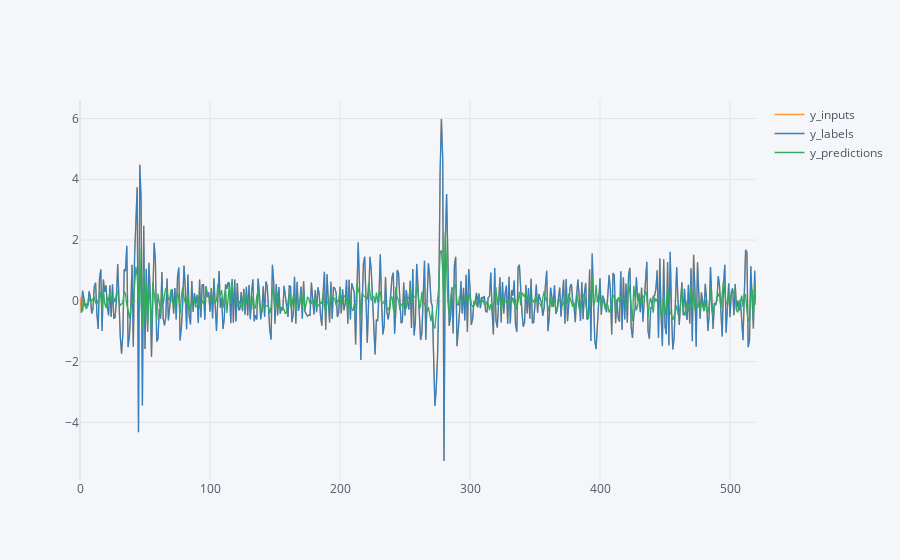

The cell this chart's notebook holds for it:
### Code cell
full_window.iplot(dense, plot_col=target_series_name)

### Figure 1 — Plotly figure (JSON) as saved in the notebook; plotly's stock layout.template omitted (floating-point values rounded to 4 significant figures; data arrays with more than 128 entries replaced by an {"elided": "..."} marker saying what was removed)
{"data": [{"line": {"color": "rgba(255, 153, 51, 1.0)", "dash": "solid", "shape": "linear", "width": 1.3}, "mode": "lines", "name": "y_inputs", "text": "", "type": "scatter", "x": {"elided": "521 int values"}, "y": {"elided": "521 mixed values"}}, {"line": {"color": "rgba(55, 128, 191, 1.0)", "dash": "solid", "shape": "linear", "width": 1.3}, "mode": "lines", "name": "y_labels", "text": "", "type": "scatter", "x": {"elided": "521 int values"}, "y": {"elided": "521 mixed values"}}, {"line": {"color": "rgba(50, 171, 96, 1.0)", "dash": "solid", "shape": "linear", "width": 1.3}, "mode": "lines", "name": "y_predictions", "text": "", "type": "scatter", "x": {"elided": "521 int values"}, "y": {"elided": "521 mixed values"}}], "layout": {"legend": {"bgcolor": "#F5F6F9", "font": {"color": "#4D5663"}}, "paper_bgcolor": "#F5F6F9", "plot_bgcolor": "#F5F6F9", "title": {"font": {"color": "#4D5663"}}, "xaxis": {"gridcolor": "#E1E5ED", "showgrid": true, "tickfont": {"color": "#4D5663"}, "title": {"font": {"color": "#4D5663"}, "text": ""}, "zerolinecolor": "#E1E5ED"}, "yaxis": {"gridcolor": "#E1E5ED", "showgrid": true, "tickfont": {"color": "#4D5663"}, "title": {"font": {"color": "#4D5663"}, "text": ""}, "zerolinecolor": "#E1E5ED"}}}
